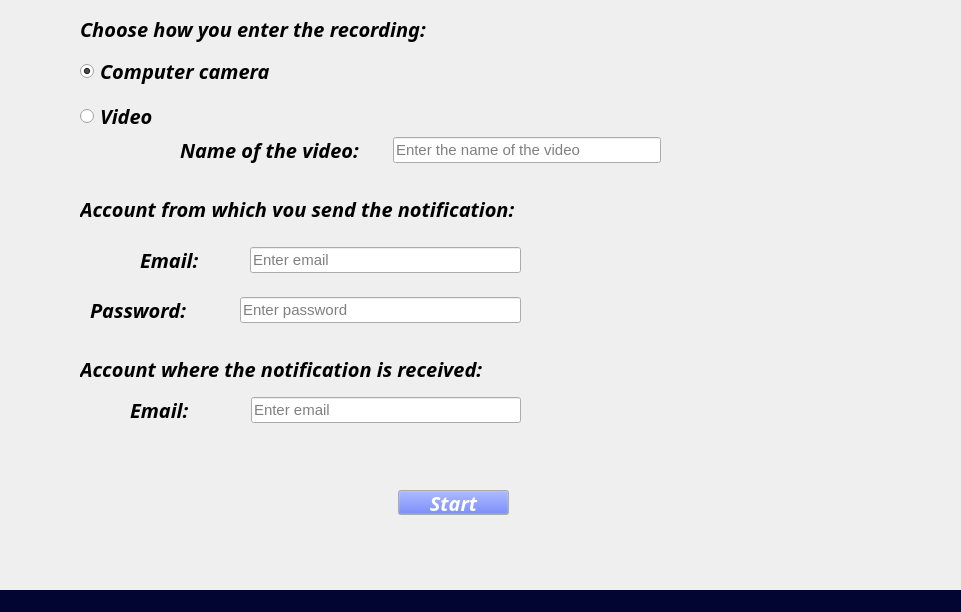
<?xml version="1.0" encoding="UTF-8"?>
<ui version="4.0">
 <class>MainWindow</class>
 <widget class="QMainWindow" name="MainWindow">
  <property name="geometry">
   <rect>
    <x>0</x>
    <y>0</y>
    <width>961</width>
    <height>612</height>
   </rect>
  </property>
  <property name="sizePolicy">
   <sizepolicy hsizetype="Expanding" vsizetype="Preferred">
    <horstretch>0</horstretch>
    <verstretch>0</verstretch>
   </sizepolicy>
  </property>
  <property name="windowTitle">
   <string>Motion detector</string>
  </property>
  <widget class="QWidget" name="centralwidget">
   <property name="font">
    <font>
     <family>KacstLetter</family>
     <pointsize>15</pointsize>
     <weight>75</weight>
     <italic>true</italic>
     <bold>true</bold>
    </font>
   </property>
   <widget class="QPushButton" name="pushButton">
    <property name="geometry">
     <rect>
      <x>398</x>
      <y>490</y>
      <width>111</width>
      <height>25</height>
     </rect>
    </property>
    <property name="palette">
     <palette>
      <active>
       <colorrole role="Button">
        <brush brushstyle="SolidPattern">
         <color alpha="255">
          <red>66</red>
          <green>92</green>
          <blue>241</blue>
         </color>
        </brush>
       </colorrole>
       <colorrole role="ButtonText">
        <brush brushstyle="SolidPattern">
         <color alpha="255">
          <red>255</red>
          <green>255</green>
          <blue>255</blue>
         </color>
        </brush>
       </colorrole>
      </active>
      <inactive>
       <colorrole role="Button">
        <brush brushstyle="SolidPattern">
         <color alpha="255">
          <red>66</red>
          <green>92</green>
          <blue>241</blue>
         </color>
        </brush>
       </colorrole>
       <colorrole role="ButtonText">
        <brush brushstyle="SolidPattern">
         <color alpha="255">
          <red>255</red>
          <green>255</green>
          <blue>255</blue>
         </color>
        </brush>
       </colorrole>
      </inactive>
      <disabled>
       <colorrole role="Button">
        <brush brushstyle="SolidPattern">
         <color alpha="255">
          <red>66</red>
          <green>92</green>
          <blue>241</blue>
         </color>
        </brush>
       </colorrole>
       <colorrole role="ButtonText">
        <brush brushstyle="SolidPattern">
         <color alpha="255">
          <red>160</red>
          <green>162</green>
          <blue>162</blue>
         </color>
        </brush>
       </colorrole>
      </disabled>
     </palette>
    </property>
    <property name="statusTip">
     <string>Start motion detection.</string>
    </property>
    <property name="text">
     <string>Start</string>
    </property>
   </widget>
   <widget class="QWidget" name="videoFrame" native="true">
    <property name="enabled">
     <bool>true</bool>
    </property>
    <property name="geometry">
     <rect>
      <x>160</x>
      <y>90</y>
      <width>541</width>
      <height>91</height>
     </rect>
    </property>
    <widget class="QWidget" name="horizontalLayoutWidget">
     <property name="geometry">
      <rect>
       <x>20</x>
       <y>10</y>
       <width>481</width>
       <height>101</height>
      </rect>
     </property>
     <layout class="QHBoxLayout" name="showVideoBox">
      <item>
       <widget class="QLabel" name="label_2">
        <property name="sizePolicy">
         <sizepolicy hsizetype="Fixed" vsizetype="Fixed">
          <horstretch>0</horstretch>
          <verstretch>0</verstretch>
         </sizepolicy>
        </property>
        <property name="statusTip">
         <string>Enter relative path of the video.</string>
        </property>
        <property name="text">
         <string>Name of the video:</string>
        </property>
       </widget>
      </item>
      <item>
       <spacer name="verticalSpacer">
        <property name="orientation">
         <enum>Qt::Horizontal</enum>
        </property>
        <property name="sizeType">
         <enum>QSizePolicy::Fixed</enum>
        </property>
        <property name="sizeHint" stdset="0">
         <size>
          <width>28</width>
          <height>96</height>
         </size>
        </property>
       </spacer>
      </item>
      <item>
       <widget class="QLineEdit" name="videoName">
        <property name="sizePolicy">
         <sizepolicy hsizetype="Preferred" vsizetype="Fixed">
          <horstretch>0</horstretch>
          <verstretch>0</verstretch>
         </sizepolicy>
        </property>
        <property name="font">
         <font>
          <family>Ubuntu</family>
          <pointsize>11</pointsize>
          <weight>50</weight>
          <italic>false</italic>
          <bold>false</bold>
         </font>
        </property>
        <property name="statusTip">
         <string>Enter relative path of the video.</string>
        </property>
        <property name="placeholderText">
         <string>Enter the name of the video</string>
        </property>
       </widget>
      </item>
     </layout>
    </widget>
   </widget>
   <widget class="QLabel" name="picture">
    <property name="enabled">
     <bool>true</bool>
    </property>
    <property name="geometry">
     <rect>
      <x>0</x>
      <y>-20</y>
      <width>961</width>
      <height>611</height>
     </rect>
    </property>
    <property name="text">
     <string/>
    </property>
    <property name="pixmap">
     <pixmap>background.jpg</pixmap>
    </property>
    <property name="scaledContents">
     <bool>true</bool>
    </property>
   </widget>
   <widget class="QLabel" name="label_3">
    <property name="geometry">
     <rect>
      <x>80</x>
      <y>200</y>
      <width>541</width>
      <height>17</height>
     </rect>
    </property>
    <property name="sizePolicy">
     <sizepolicy hsizetype="Fixed" vsizetype="Fixed">
      <horstretch>0</horstretch>
      <verstretch>0</verstretch>
     </sizepolicy>
    </property>
    <property name="text">
     <string>Account from which you send the notification:</string>
    </property>
   </widget>
   <widget class="QLabel" name="label_4">
    <property name="geometry">
     <rect>
      <x>80</x>
      <y>360</y>
      <width>521</width>
      <height>17</height>
     </rect>
    </property>
    <property name="sizePolicy">
     <sizepolicy hsizetype="Fixed" vsizetype="Fixed">
      <horstretch>0</horstretch>
      <verstretch>0</verstretch>
     </sizepolicy>
    </property>
    <property name="text">
     <string>Account where the notification is received:</string>
    </property>
   </widget>
   <widget class="QWidget" name="verticalLayoutWidget">
    <property name="geometry">
     <rect>
      <x>80</x>
      <y>10</y>
      <width>431</width>
      <height>131</height>
     </rect>
    </property>
    <layout class="QVBoxLayout" name="verticalLayout">
     <item>
      <widget class="QLabel" name="optionLabel">
       <property name="sizePolicy">
        <sizepolicy hsizetype="Fixed" vsizetype="Fixed">
         <horstretch>0</horstretch>
         <verstretch>0</verstretch>
        </sizepolicy>
       </property>
       <property name="text">
        <string>Choose how you enter the recording:</string>
       </property>
      </widget>
     </item>
     <item>
      <widget class="QRadioButton" name="computerCamera">
       <property name="sizePolicy">
        <sizepolicy hsizetype="Fixed" vsizetype="Fixed">
         <horstretch>0</horstretch>
         <verstretch>0</verstretch>
        </sizepolicy>
       </property>
       <property name="statusTip">
        <string>It will detect motion on the recording provided by your computer camera.</string>
       </property>
       <property name="text">
        <string>Computer camera</string>
       </property>
       <property name="checked">
        <bool>true</bool>
       </property>
      </widget>
     </item>
     <item>
      <widget class="QRadioButton" name="video">
       <property name="sizePolicy">
        <sizepolicy hsizetype="Fixed" vsizetype="Fixed">
         <horstretch>0</horstretch>
         <verstretch>0</verstretch>
        </sizepolicy>
       </property>
       <property name="statusTip">
        <string>You give the name of the video on your computer.</string>
       </property>
       <property name="text">
        <string>Video</string>
       </property>
      </widget>
     </item>
    </layout>
   </widget>
   <widget class="QWidget" name="horizontalLayoutWidget_2">
    <property name="geometry">
     <rect>
      <x>130</x>
      <y>370</y>
      <width>391</width>
      <height>80</height>
     </rect>
    </property>
    <layout class="QHBoxLayout" name="horizontalLayout">
     <item>
      <widget class="QLabel" name="label_5">
       <property name="sizePolicy">
        <sizepolicy hsizetype="Fixed" vsizetype="Fixed">
         <horstretch>0</horstretch>
         <verstretch>0</verstretch>
        </sizepolicy>
       </property>
       <property name="statusTip">
        <string>Email where the notice about motion will be sent.</string>
       </property>
       <property name="text">
        <string>Email:</string>
       </property>
      </widget>
     </item>
     <item>
      <spacer name="horizontalSpacer_2">
       <property name="orientation">
        <enum>Qt::Horizontal</enum>
       </property>
       <property name="sizeType">
        <enum>QSizePolicy::Fixed</enum>
       </property>
       <property name="sizeHint" stdset="0">
        <size>
         <width>56</width>
         <height>75</height>
        </size>
       </property>
      </spacer>
     </item>
     <item>
      <widget class="QLineEdit" name="receiveEmail">
       <property name="font">
        <font>
         <family>Ubuntu</family>
         <pointsize>11</pointsize>
         <weight>50</weight>
         <italic>false</italic>
         <bold>false</bold>
        </font>
       </property>
       <property name="statusTip">
        <string>Email where the notice about motion will be sent.</string>
       </property>
       <property name="placeholderText">
        <string>Enter email</string>
       </property>
      </widget>
     </item>
    </layout>
   </widget>
   <widget class="QWidget" name="horizontalLayoutWidget_3">
    <property name="geometry">
     <rect>
      <x>140</x>
      <y>220</y>
      <width>381</width>
      <height>80</height>
     </rect>
    </property>
    <layout class="QHBoxLayout" name="horizontalLayout_2">
     <item>
      <widget class="QLabel" name="l_email">
       <property name="sizePolicy">
        <sizepolicy hsizetype="Fixed" vsizetype="Fixed">
         <horstretch>0</horstretch>
         <verstretch>0</verstretch>
        </sizepolicy>
       </property>
       <property name="statusTip">
        <string>Email account from which the notification is sent. It must be gmail.</string>
       </property>
       <property name="text">
        <string>Email:</string>
       </property>
      </widget>
     </item>
     <item>
      <spacer name="horizontalSpacer">
       <property name="orientation">
        <enum>Qt::Horizontal</enum>
       </property>
       <property name="sizeType">
        <enum>QSizePolicy::Preferred</enum>
       </property>
       <property name="sizeHint" stdset="0">
        <size>
         <width>45</width>
         <height>75</height>
        </size>
       </property>
      </spacer>
     </item>
     <item>
      <widget class="QLineEdit" name="i_email">
       <property name="font">
        <font>
         <family>Ubuntu</family>
         <pointsize>11</pointsize>
         <weight>50</weight>
         <italic>false</italic>
         <bold>false</bold>
        </font>
       </property>
       <property name="statusTip">
        <string>Email account from which the notification is sent. It must be gmail.</string>
       </property>
       <property name="placeholderText">
        <string>Enter email</string>
       </property>
      </widget>
     </item>
    </layout>
   </widget>
   <widget class="QWidget" name="horizontalLayoutWidget_4">
    <property name="geometry">
     <rect>
      <x>90</x>
      <y>270</y>
      <width>431</width>
      <height>80</height>
     </rect>
    </property>
    <layout class="QHBoxLayout" name="horizontalLayout_3">
     <item>
      <widget class="QLabel" name="l_password">
       <property name="sizePolicy">
        <sizepolicy hsizetype="Fixed" vsizetype="Fixed">
         <horstretch>0</horstretch>
         <verstretch>0</verstretch>
        </sizepolicy>
       </property>
       <property name="statusTip">
        <string>Password to email account from which the notification is sent.</string>
       </property>
       <property name="text">
        <string>Password:</string>
       </property>
      </widget>
     </item>
     <item>
      <spacer name="horizontalSpacer_3">
       <property name="orientation">
        <enum>Qt::Horizontal</enum>
       </property>
       <property name="sizeType">
        <enum>QSizePolicy::Fixed</enum>
       </property>
       <property name="sizeHint" stdset="0">
        <size>
         <width>48</width>
         <height>75</height>
        </size>
       </property>
      </spacer>
     </item>
     <item>
      <widget class="QLineEdit" name="i_password">
       <property name="font">
        <font>
         <family>Ubuntu</family>
         <pointsize>11</pointsize>
         <weight>50</weight>
         <italic>false</italic>
         <bold>false</bold>
        </font>
       </property>
       <property name="statusTip">
        <string>Password to email account from which the notification is sent.</string>
       </property>
       <property name="echoMode">
        <enum>QLineEdit::Password</enum>
       </property>
       <property name="placeholderText">
        <string>Enter password</string>
       </property>
      </widget>
     </item>
    </layout>
   </widget>
   <zorder>picture</zorder>
   <zorder>pushButton</zorder>
   <zorder>videoFrame</zorder>
   <zorder>label_3</zorder>
   <zorder>label_4</zorder>
   <zorder>verticalLayoutWidget</zorder>
   <zorder>horizontalLayoutWidget_2</zorder>
   <zorder>horizontalLayoutWidget_3</zorder>
   <zorder>horizontalLayoutWidget_4</zorder>
  </widget>
  <widget class="QMenuBar" name="menubar">
   <property name="geometry">
    <rect>
     <x>0</x>
     <y>0</y>
     <width>961</width>
     <height>29</height>
    </rect>
   </property>
  </widget>
  <widget class="QStatusBar" name="statusBar">
   <property name="palette">
    <palette>
     <active>
      <colorrole role="WindowText">
       <brush brushstyle="SolidPattern">
        <color alpha="255">
         <red>238</red>
         <green>238</green>
         <blue>236</blue>
        </color>
       </brush>
      </colorrole>
      <colorrole role="Button">
       <brush brushstyle="SolidPattern">
        <color alpha="255">
         <red>2</red>
         <green>5</green>
         <blue>49</blue>
        </color>
       </brush>
      </colorrole>
      <colorrole role="Base">
       <brush brushstyle="SolidPattern">
        <color alpha="255">
         <red>2</red>
         <green>5</green>
         <blue>49</blue>
        </color>
       </brush>
      </colorrole>
      <colorrole role="Window">
       <brush brushstyle="SolidPattern">
        <color alpha="255">
         <red>2</red>
         <green>5</green>
         <blue>49</blue>
        </color>
       </brush>
      </colorrole>
     </active>
     <inactive>
      <colorrole role="WindowText">
       <brush brushstyle="SolidPattern">
        <color alpha="255">
         <red>238</red>
         <green>238</green>
         <blue>236</blue>
        </color>
       </brush>
      </colorrole>
      <colorrole role="Button">
       <brush brushstyle="SolidPattern">
        <color alpha="255">
         <red>2</red>
         <green>5</green>
         <blue>49</blue>
        </color>
       </brush>
      </colorrole>
      <colorrole role="Base">
       <brush brushstyle="SolidPattern">
        <color alpha="255">
         <red>2</red>
         <green>5</green>
         <blue>49</blue>
        </color>
       </brush>
      </colorrole>
      <colorrole role="Window">
       <brush brushstyle="SolidPattern">
        <color alpha="255">
         <red>2</red>
         <green>5</green>
         <blue>49</blue>
        </color>
       </brush>
      </colorrole>
     </inactive>
     <disabled>
      <colorrole role="WindowText">
       <brush brushstyle="SolidPattern">
        <color alpha="255">
         <red>190</red>
         <green>190</green>
         <blue>190</blue>
        </color>
       </brush>
      </colorrole>
      <colorrole role="Button">
       <brush brushstyle="SolidPattern">
        <color alpha="255">
         <red>2</red>
         <green>5</green>
         <blue>49</blue>
        </color>
       </brush>
      </colorrole>
      <colorrole role="Base">
       <brush brushstyle="SolidPattern">
        <color alpha="255">
         <red>2</red>
         <green>5</green>
         <blue>49</blue>
        </color>
       </brush>
      </colorrole>
      <colorrole role="Window">
       <brush brushstyle="SolidPattern">
        <color alpha="255">
         <red>2</red>
         <green>5</green>
         <blue>49</blue>
        </color>
       </brush>
      </colorrole>
     </disabled>
    </palette>
   </property>
   <property name="styleSheet">
    <string notr="true">background-color: rgb(2, 5, 49);</string>
   </property>
  </widget>
 </widget>
 <resources/>
 <connections/>
</ui>
